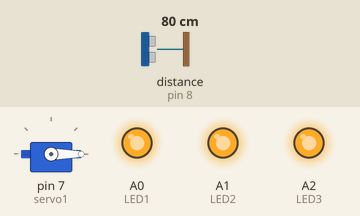
A sketch run on a simulated Arduino Uno, built with avr-gcc and run on an emulated ATmega328P. Parts: servo, output pins drawn as LEDs (lit = HIGH). Wiring (inferred from the names in the program): ultrasonic range finder: trigger pin 9; echo pin 8. Dashed ring = blinking. Inputs (shaded band) come from the test bench; at power-on: distance to the obstacle (sensor on pin 8) 80 cm. The echo pulse lasts 58.3 µs per cm; pins used as bus, display or sensor lines are not drawn.

Above: at 1.2 s.
1.3 s: distance to the obstacle (sensor on pin 8) set to 13 cm
2.8 s: distance to the obstacle (sensor on pin 8) set to 10 cm
At 4.2 s:
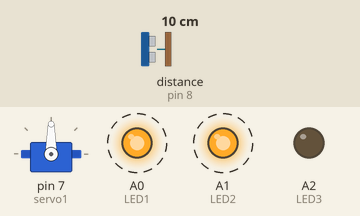
5.8 s: distance to the obstacle (sensor on pin 8) set to 18 cm
At 6.04 s:
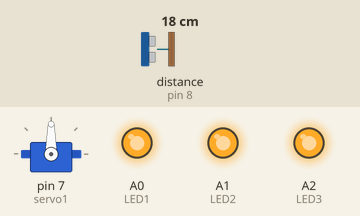
7.5 s: distance to the obstacle (sensor on pin 8) set to 2 cm
At 9.5 s:
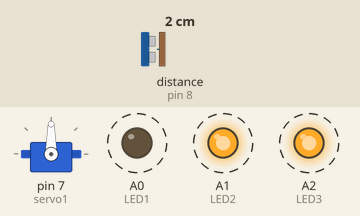
Timing chart, 0 to 11.5 s (numbered marks = the images above; inputs shaded):
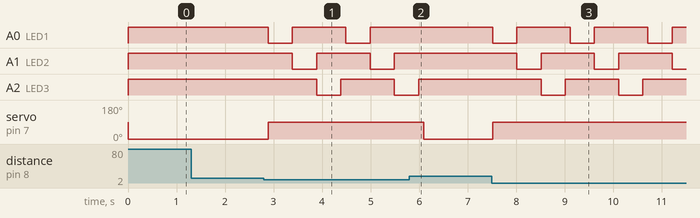

The sketch:

circuitomania.ino
```cpp
#include <Servo.h>
Servo servo1;
int trigPin = 9;
int echoPin = 8;
long distance;
long duration;
const int LED1 = A0;
const int LED2 = A1;
const int LED3 = A2;


void setup()
{
servo1.attach(7);
 pinMode(trigPin, OUTPUT);
 pinMode(echoPin, INPUT);// put your setup code here, to run once:
 pinMode(LED1 , OUTPUT);
 pinMode(LED2 , OUTPUT);
 pinMode(LED3 , OUTPUT);

}

void loop() {
  ultra();
  servo1.write(0);
  if(distance <= 10){
  servo1.write(90);
  digitalWrite(LED1, LOW);
  delay(500);
  digitalWrite(LED1, HIGH);
  digitalWrite(LED2, LOW);
  delay(500);
  digitalWrite(LED2, HIGH);
  digitalWrite(LED3, LOW);
  delay(500);
  digitalWrite(LED3, HIGH);

  }
  else
  {
    digitalWrite(LED1, HIGH);
    digitalWrite(LED2, HIGH);
    digitalWrite(LED3, HIGH);

  }

  delay(100);
}

void ultra(){
  digitalWrite(trigPin, LOW);
  delayMicroseconds(2);
  digitalWrite(trigPin, HIGH);
  delayMicroseconds(10);
  digitalWrite(trigPin, LOW);
  duration = pulseIn(echoPin, HIGH);
  distance = duration*0.034/2;
  }
```

Measured:
- the behaviour switches between 12 and 11 cm on distance to the obstacle (sensor on pin 8) (found by bisection; images 0 and 1)
- after the input at 1.3 s, every drawn part: stays the same
- after the input at 2.8 s, A0 (LED1): alternates HIGH for 1.1 s and LOW for 0.50 s, starting after 0.09 s; A1 (LED2): alternates HIGH for 1.1 s and LOW for 0.50 s, starting after 0.59 s; A2 (LED3): HIGH → LOW after 1.1 s, → HIGH 0.50 s later, → LOW 1.1 s later; servo on pin 7 (servo1): 0° → 90° after 0.09 s
- after the input at 5.8 s, A0 (LED1): stays HIGH (without the input it goes to LOW after 0.29 s); A1 (LED2): stays HIGH (without the input it goes to LOW after 0.79 s); A2 (LED3): goes on until 6.0 s, then stays HIGH; servo on pin 7 (servo1): 90° → 0° after 0.29 s
- after the input at 7.5 s, A0 (LED1): alternates HIGH for 1.1 s and LOW for 0.50 s, starting at once; A1 (LED2): alternates HIGH for 1.1 s and LOW for 0.50 s, starting after 0.51 s; A2 (LED3): alternates HIGH for 1.1 s and LOW for 0.50 s, starting after 1.0 s; servo on pin 7 (servo1): 0° → 90° at once
